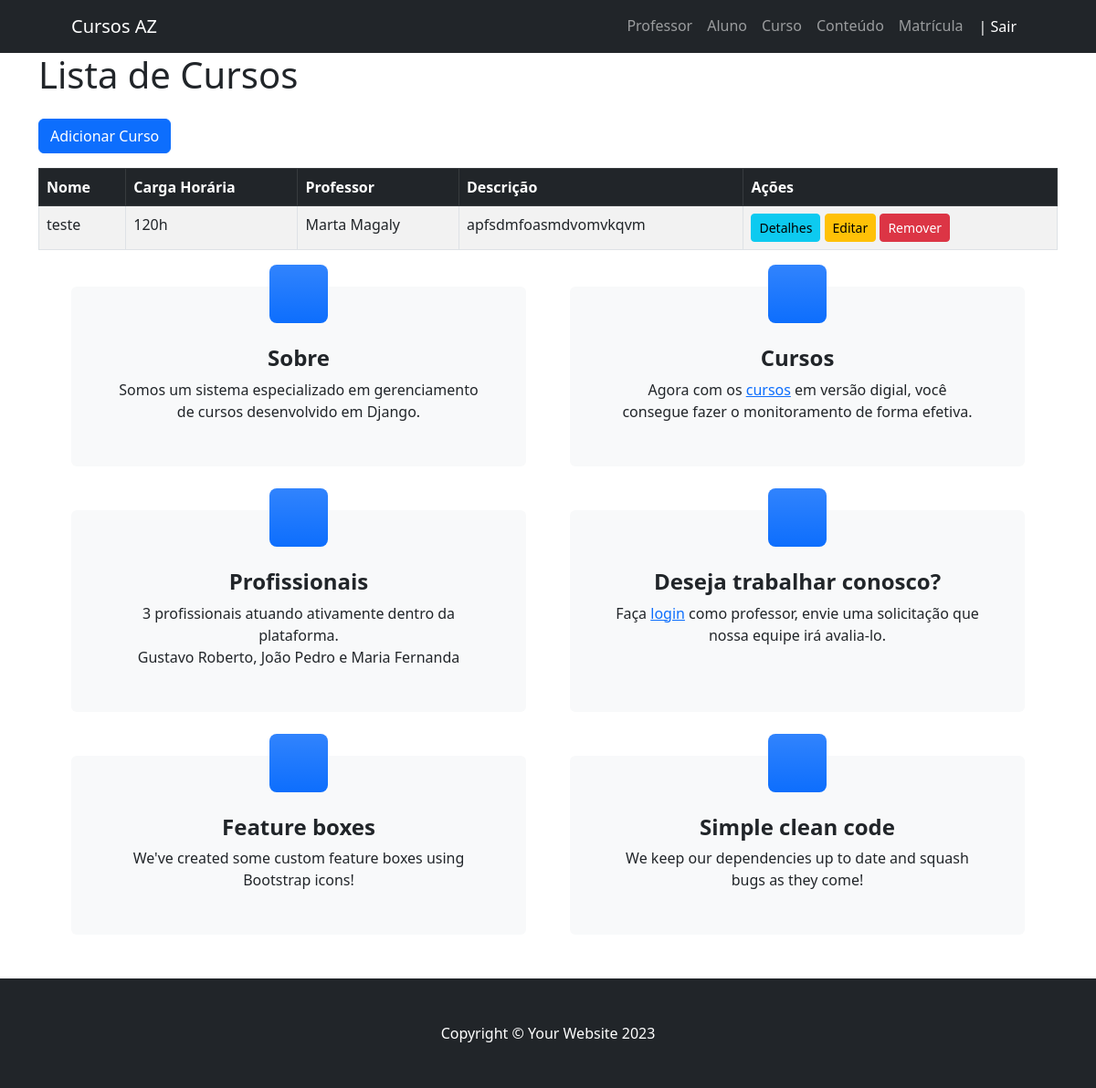
Screenshot of /curso/ (signed in) with the database file from the repository.
### cursos/models.py (models this page shows, shortened)
class Curso(models.Model):
    nome = models.CharField(max_length=255)
    ch = models.IntegerField(verbose_name="Carga Horária")
    descricao = models.TextField()
    professor = models.ForeignKey(Professor, on_delete=models.CASCADE)

### cursos/views.py (the view)
# urls.py: path('curso/', views_curso.index, name="index-curso"),
@login_required
@permission_required('cursos.view_curso', raise_exception=True)
def index(request):
    cursos = Curso.objects.all()
    return render(request, "cursos/index.html", {"cursos": cursos})

### templates/cursos/index.html
{% extends "_base.html" %}
{% block content %}
<div class="container">
    <h1 class="mb-4">Lista de Cursos</h1>
    <a href="{% url 'add-curso' %}" class="btn btn-primary mb-3">Adicionar Curso</a>
    <div class="table-responsive">
        <table class="table table-striped table-bordered">
            <thead class="table-dark">
                <tr>
                    <th>Nome</th>
                    <th>Carga Horária</th>
                    <th>Professor</th>
                    <th>Descrição</th>
                    <th>Ações</th>
                </tr>
            </thead>
            <tbody>
                {% for curso in cursos %}
                <tr>
                    <td>{{ curso.nome }}</td>
                    <td>{{ curso.ch }}h</td>
                    <td>{{ curso.professor.get_full_name }}</td>
                    <td>{{ curso.descricao|truncatewords:10 }}</td>
                    <td>
                        <a href="{% url 'detail-curso' curso.id %}" class="btn btn-sm btn-info">Detalhes</a>
                        <a href="{% url 'edit-curso' curso.id %}" class="btn btn-sm btn-warning">Editar</a>
                        <a href="{% url 'remove-curso' curso.id %}" class="btn btn-sm btn-danger">Remover</a>
                    </td>
                </tr>
                {% empty %}
                <tr>
                    <td colspan="5" class="text-center">Nenhum curso cadastrado.</td>
                </tr>
                {% endfor %}
            </tbody>
        </table>
    </div>
</div>
{% endblock %}

### rows the page displays
Curso: nome "teste", ch "120", professor.get_full_name "Marta Magaly", descricao "apfsdmfoasmdvomvkqvm"
